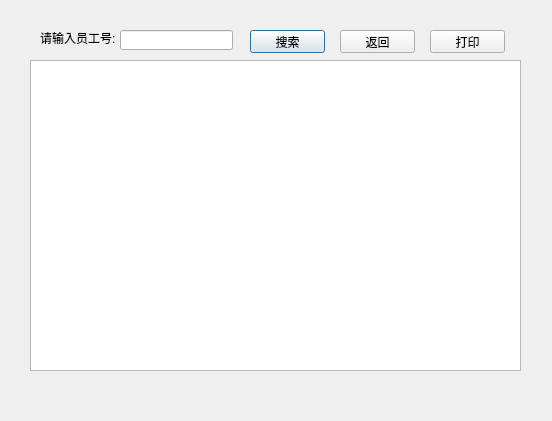
<?xml version="1.0" encoding="UTF-8"?>
<ui version="4.0">
 <class>QueryDialog</class>
 <widget class="QDialog" name="QueryDialog">
  <property name="geometry">
   <rect>
    <x>0</x>
    <y>0</y>
    <width>552</width>
    <height>421</height>
   </rect>
  </property>
  <property name="windowTitle">
   <string>Dialog</string>
  </property>
  <widget class="QLabel" name="label">
   <property name="geometry">
    <rect>
     <x>40</x>
     <y>30</y>
     <width>91</width>
     <height>16</height>
    </rect>
   </property>
   <property name="text">
    <string>请输入员工号:</string>
   </property>
  </widget>
  <widget class="QLineEdit" name="lineEdit">
   <property name="geometry">
    <rect>
     <x>120</x>
     <y>30</y>
     <width>113</width>
     <height>20</height>
    </rect>
   </property>
  </widget>
  <widget class="QPushButton" name="SeachButton">
   <property name="geometry">
    <rect>
     <x>250</x>
     <y>30</y>
     <width>75</width>
     <height>23</height>
    </rect>
   </property>
   <property name="text">
    <string>搜索</string>
   </property>
  </widget>
  <widget class="QPushButton" name="ReturnButton">
   <property name="geometry">
    <rect>
     <x>340</x>
     <y>30</y>
     <width>75</width>
     <height>23</height>
    </rect>
   </property>
   <property name="text">
    <string>返回</string>
   </property>
  </widget>
  <widget class="QPushButton" name="PrintButton">
   <property name="geometry">
    <rect>
     <x>430</x>
     <y>30</y>
     <width>75</width>
     <height>23</height>
    </rect>
   </property>
   <property name="text">
    <string>打印</string>
   </property>
  </widget>
  <widget class="QTextEdit" name="textEdit">
   <property name="geometry">
    <rect>
     <x>30</x>
     <y>60</y>
     <width>491</width>
     <height>311</height>
    </rect>
   </property>
  </widget>
  <widget class="QLabel" name="label_2">
   <property name="geometry">
    <rect>
     <x>-7</x>
     <y>0</y>
     <width>561</width>
     <height>421</height>
    </rect>
   </property>
   <property name="styleSheet">
    <string notr="true">border-image: url(:/image/background_meitu_2.png);</string>
   </property>
   <property name="text">
    <string/>
   </property>
  </widget>
  <zorder>label_2</zorder>
  <zorder>label</zorder>
  <zorder>lineEdit</zorder>
  <zorder>SeachButton</zorder>
  <zorder>ReturnButton</zorder>
  <zorder>PrintButton</zorder>
  <zorder>textEdit</zorder>
 </widget>
 <resources/>
 <connections/>
</ui>
